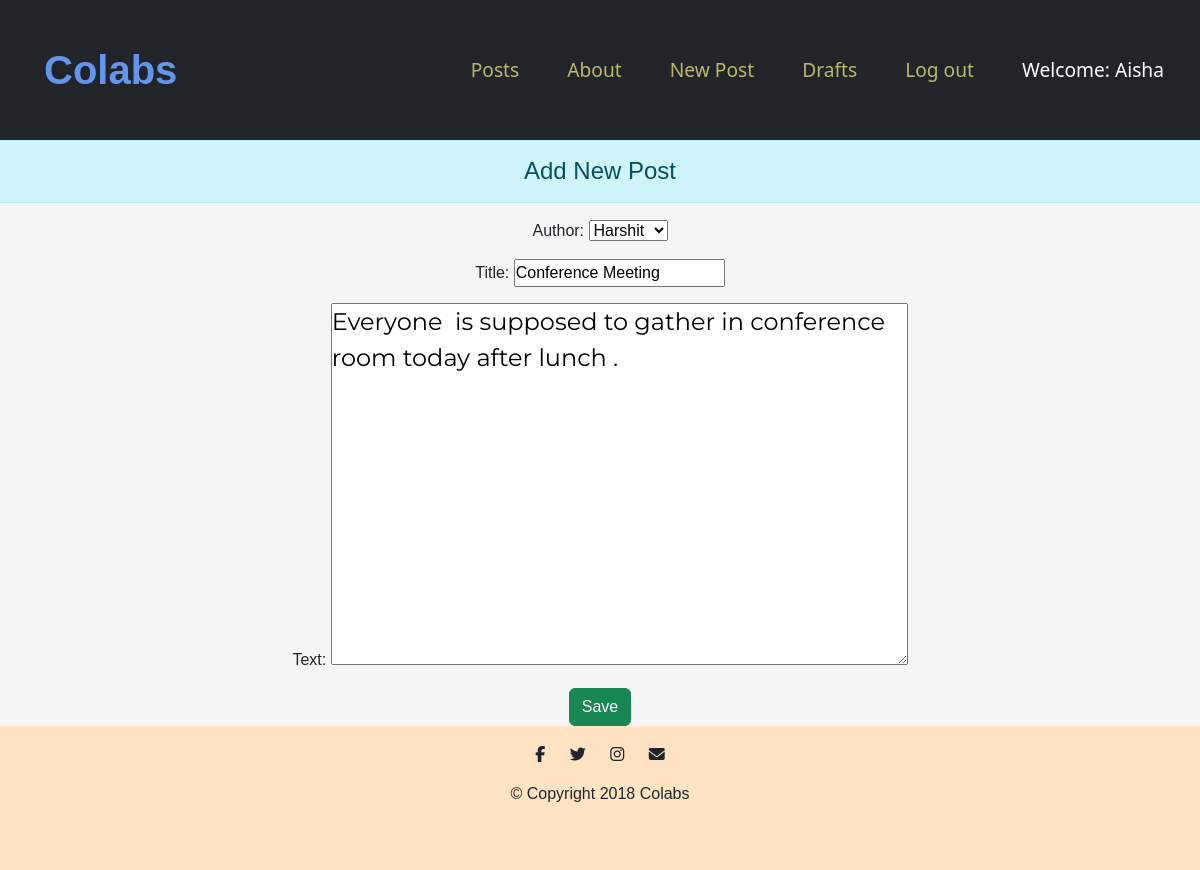
/post/1/edit/ (signed in), run on the app's committed database.
### blog/models.py (models this page shows, shortened)
class Post(models.Model):
    author = models.ForeignKey('auth.User',on_delete=models.CASCADE)
    title = models.CharField(max_length=200)
    text = models.TextField()
    created_date = models.DateTimeField(default=timezone.now)
    published_date = models.DateTimeField(blank=True, null=True)

### blog/views.py (the view)
# urls.py: path('post/<int:pk>/edit/', views.PostUpdateView.as_view(), name='post_edit'),
class PostUpdateView(LoginRequiredMixin,UpdateView):
    login_url = '/login/'
    redirect_field_name = 'blog/post_detail.html'
    form_class = PostForm
    model = Post

### blog/forms.py
class PostForm(forms.ModelForm):
    class Meta:
        model = Post
        fields = ('author','title', 'text',)
        widgets = {
            'title': forms.TextInput(attrs={'class': 'textinputclass'}),
            'text': forms.Textarea(attrs={'class': 'editable medium-editor-textarea postcontent'}),
        }

### blog/templates/blog/post_form.html (shortened to what this page needs)
{% extends 'blog/base.html' %}
{% block content %}
<div class="row" style="text-align: center;">
        <h4 class="text-center alert alert-info">Add New Post</h4>
        <form action="" method="POST">
    <form method="POST" class="post-form">
    {{form.as_p}}
    <button type="submit" class="btn btn-success">Save</button>
    </form>
</div>
{% endblock %}

### blog/templates/blog/base.html (shortened to what this page needs)
<!DOCTYPE html>
{% load static %}
<html>
  <head>
    <link href="https://cdn.jsdelivr.net/npm/bootstrap@5.2.0-beta1/dist/css/bootstrap.min.css" rel="stylesheet">
    <link rel="stylesheet" href="{% static 'css/blog.css' %}">
  </head>
  <body >
    <section class="colored-section" id="title">
      <nav class="navbar navbar-expand-lg bg-dark">
        <div class="container-fluid">
          <a class="navbar-brand" style="color:cornflowerblue" href="{% url 'index' %}">Colabs</a>
          <div class="collapse navbar-collapse" id="navbarSupportedContent">
            <ul class="navbar-nav ms-auto mb-2 mb-lg-0">
              <li class="nav-item">
                <a class="nav-link nav-link-index" href="{% url 'post_list' %}">Posts</a>
              </li>
              <li class="nav-item">
                <a class=" nav-link nav-link-index" href="{% url 'about' %}">About</a>
              </li>
              {% if user.is_authenticated %}
              <li class="nav-item">
                <a class="nav-link nav-link-index" href="{% url 'post_new' %}">New Post</a>
              </li>
              <li class="nav-item">
                <a class="nav-link nav-link-index" href="{% url 'post_draft_list' %}">Drafts</a>
              </li>
              <li class="nav-item">
                <a class="nav-link nav-link-index" href="{% url 'logout' %}">Log out</a>
              </li>
              <li class="nav-item">
                <a class="nav-link " style="color: white;">Welcome: {{ user.username }}</a>
              </li>
              {% else %}
              <li class="nav-item">
                <a class="nav-link nav-link-index" href="{% url 'login' %}" aria-label="Login"><span class="fa fa-user" aria-hidden="true"></span></a>
              </li>
              {% endif %}
            </ul>
          </div>
        </div>
      </nav>
</section>
                      {% block content %}
                      {% endblock %}
    <footer class="white-section" id="footer">
      <div class="container-fluid">
        <i class="social-icon fab fa-facebook-f"></i>
        <i class="social-icon fab fa-twitter"></i>
        <i class=" social-icon fa-brands fa-instagram"></i>
        <i class="social-icon fas fa-envelope"></i>
        <p>© Copyright 2018 Colabs</p>
      </div>
    </footer>
  </body>
</html>

### blog/static/css/blog.css (style rules this page uses)
body { background-color: whitesmoke; font-family: sans-serif; }
* { margin: 0rem; padding: 0rem; }
.navbar-brand { font-family:'Gill Sans', 'Gill Sans MT', Calibri, 'Trebuchet MS', sans-serif; font-size: 2.5rem; font-weight: bold; padding: 2rem; color: cornflowerblue; }
.nav-item { margin: 1rem; color: lightgray; font-size: 1.5rem; font-family:'Segoe UI', Tahoma, Geneva, Verdana, sans-serif; }
a { text-decoration: none; }
.nav-link { font-size: 1.2rem; font-family:'Segoe UI', Tahoma, Geneva, Verdana, sans-serif; color:darkkhaki; }
.postcontent { font-family: 'Montserrat'; font-size: 1.5em; }
.social-icon { margin: 20px 10px; }
.white-section { background-color: bisque; padding: 0%; text-align: center; padding-bottom: 3rem; }

### data on the page
Post: author "Harshit", title "Conference Meeting", text "Everyone is supposed to gather in conference room today after lunch ."

### other printed values
{{ user.username }} "Aisha"
